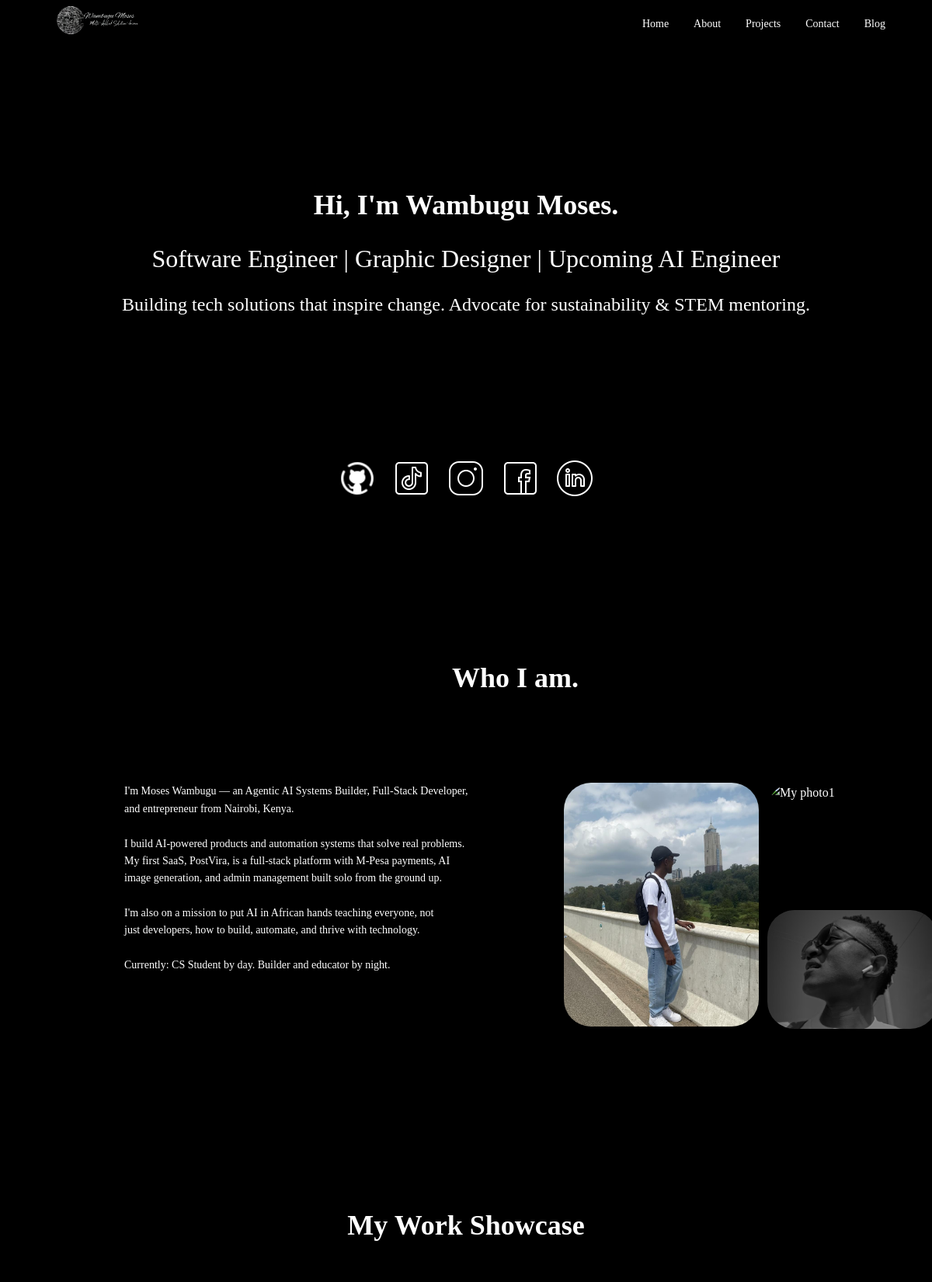
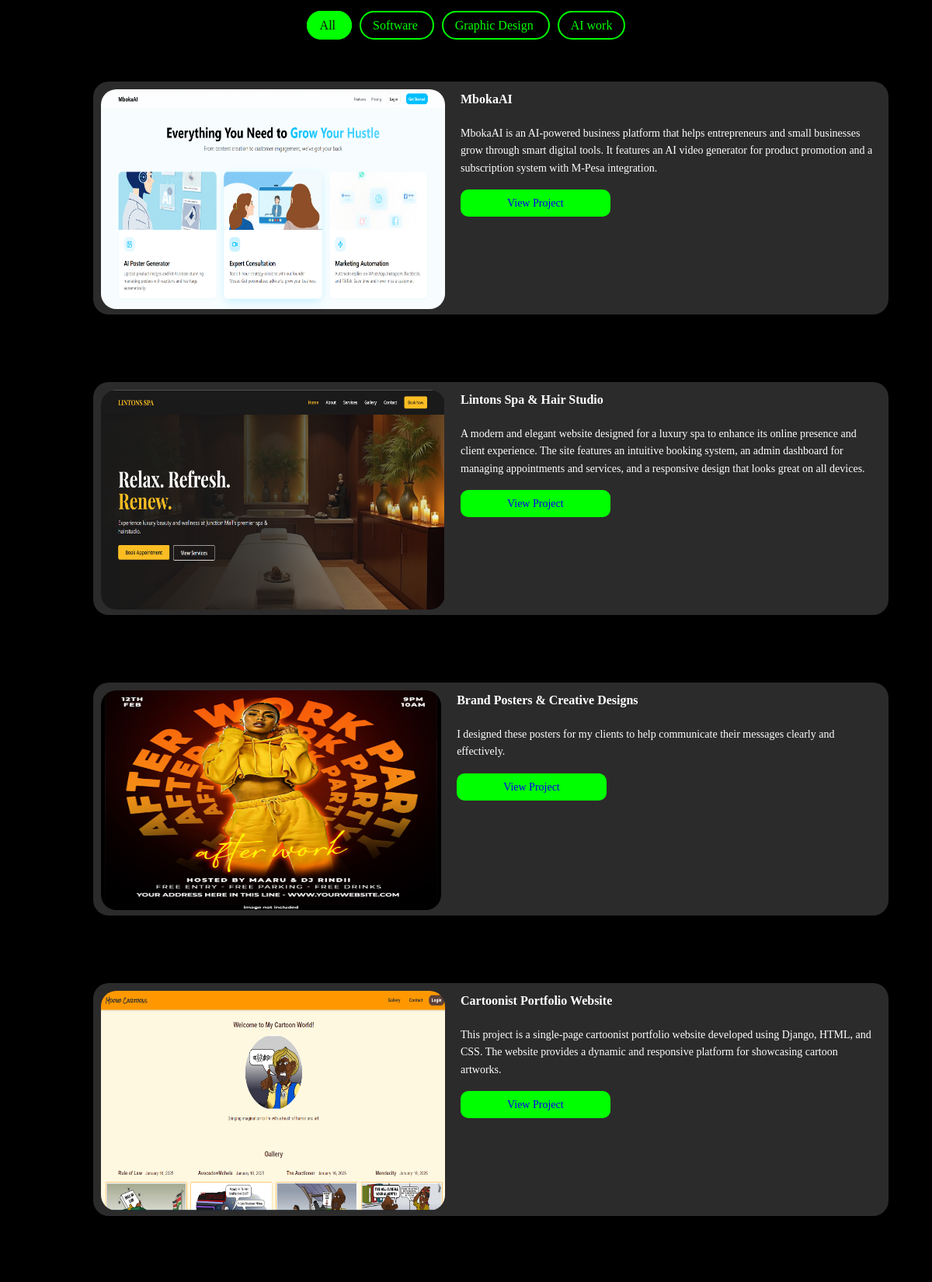
The page /portfolio/ (upper part) on the database its author committed (2 pictures, top to bottom).
### main/models.py (models this page shows, shortened)
class SiteProfile(models.Model):
    name = models.CharField(max_length=120, default="Wambugu Moses")
    headline = models.CharField(
        max_length=220,
        default="Software Engineer | Graphic Designer | Upcoming AI Engineer",
    )
    intro = models.TextField(
        default="Building tech solutions that inspire change. Advocate for sustainability & STEM mentoring."
    )
    about_title = models.CharField(max_length=120, default="Who I am.")
    about_text = models.TextField(
        default="I'm a versatile Software Developer, Graphic Designer, and aspiring AI Engineer. My journey blends creativity with technology, allowing me to design and build digital solutions that are functional and visually impactful."
    )
    github_url = models.URLField(blank=True, default="https://github.com/Polymathh")
    linkedin_url = models.URLField(blank=True, default="https://www.linkedin.com/in/wambugumoses/")
    tiktok_url = models.URLField(blank=True, default="https://www.tiktok.com/@wambugu_ai")
    instagram_url = models.URLField(blank=True)
    facebook_url = models.URLField(blank=True)
    whatsapp_url = models.URLField(blank=True, default="https://wa.me/+254704141329")
    phone = models.CharField(max_length=40, blank=True, default="+254704141329")
    email = models.EmailField(blank=True)
    updated_at = models.DateTimeField(auto_now=True)
    class Meta:
        verbose_name = "Site Profile"
        verbose_name_plural = "Site Profile"

class Project(models.Model):
    CATEGORY_CHOICES = [
        ('software', 'Software'),
        ('design', 'Graphic Design'),
        ('ai', 'AI work'),
    ]
    title = models.CharField(max_length=100)
    category = models.CharField(max_length=20, choices=CATEGORY_CHOICES)
    description = models.TextField()
    image = models.ImageField(upload_to='projects/')
    pdf = models.FileField(upload_to='projects/', blank=True, null=True)
    link = models.URLField(blank=True)
    display_order = models.PositiveIntegerField(default=100, help_text="Lower numbers appear first.")
    class Meta:
        ordering = ["display_order", "title"]

### main/views.py (the view, shortened to what this page needs)
# urls.py: path('portfolio/', views.portfolio_home, name='portfolio_home'),
def portfolio_home(request):
    categories = Project.CATEGORY_CHOICES
    selected_category = request.GET.get("category", "all")
    if selected_category == "all":
        projects = Project.objects.all()[:6]
    else:
        projects = Project.objects.filter(category=selected_category)
    form = ContactForm()
    featured_posts = BlogPost.objects.filter(status="published")[:3]
    return render(request, "home.html", {
        "categories": categories,
        "projects": projects,
        "form": form,
        "profile": get_site_profile(),
        "seo": get_seo_settings(),
        "featured_posts": featured_posts,
    })

### main/views.py (called while the page is built)
def get_site_profile():
    return SiteProfile.objects.first() or SiteProfile()

def get_seo_settings():
    return SEOSettings.objects.first() or SEOSettings()

### main/templates/home.html (shortened to what this page needs)
<!DOCTYPE html>
<html lang="en">
    <head>
        {% load static %}
        <link rel="stylesheet" href="{% static 'css/styles.css' %}">
    </head>
    <body>
         <nav>
            <div class="logo">
                <img src="{% static 'logo/wambugu.png' %}" alt="logo">
            </div>
            <ul id="nav-links">
                <li><a href="#home">Home</a></li>
                <li><a href="#about">About</a></li>
                <li><a href="#projects">Projects</a></li>
                <li><a href="#contact">Contact</a></li>
                <li><a href="{% url 'blog_list' %}">Blog</a></li>
            </ul>
         </nav>
          <section class="hero" id="home">
            <h1>Hi, I'm {{ profile.name }}.</h1>
            <p id="p1">{{ profile.headline }}<br></p>
            <p id="p2">{{ profile.intro }}</p>
            <div class="socials">
                {% if profile.github_url %}<a href="{{ profile.github_url }}" target="_blank"><img src="{% static 'logo/github.png' %}" alt="GitHub"></a>{% endif %}
                {% if profile.tiktok_url %}<a href="{{ profile.tiktok_url }}" target="_blank"><img src="{% static 'logo/tiktok.png' %}" alt="TikTok"></a>{% endif %}
                {% if profile.instagram_url %}<a href="{{ profile.instagram_url }}" target="_blank"><img src="{% static 'logo/instagram.png' %}" alt="Instagram"></a>{% endif %}
                {% if profile.facebook_url %}<a href="{{ profile.facebook_url }}" target="_blank"><img src="{% static 'logo/facebook.png' %}" alt="Facebook"></a>{% endif %}
                {% if profile.linkedin_url %}<a href="{{ profile.linkedin_url }}" target="_blank"><img src="{% static 'logo/linkedin.png' %}" alt="LinkedIn"></a>{% endif %}
            </div>
          </section>
           <section class="about" id="about">
            <h2>{{ profile.about_title }}</h2>
            <div class="text">
                <p>{{ profile.about_text|linebreaksbr }}</p>
            </div>
            <div class="images">
                <div class="left">
                <img src="{% static 'images/kim1.jpg' %}" alt="My photo1">
            </div>
            <div class="right">
                <img src="{% static 'images/kim.jpg' %}" alt="My photo1">
                <img src="{% static 'images/kim2.png' %}" alt="My photo1">
            </div>
            </div>
           </section>
            <section id="projects" class="projects">
                <h2>My Work Showcase</h2>
                <div class="project-nav">
                    <a href="?category=all#projects"
                    class="filter-btn {% if request.GET.category == 'all' or not request.GET.category %}active{% endif %}">
                    All
                    </a>
                    {% for key, label in categories %}
                    <a href="?category={{ key }}#projects"
                        class="filter-btn {% if request.GET.category == key %}active{% endif %}">
                        {{ label }}
                    </a>
                    {% endfor %}
                </div>
                <div class="project-grid">
                    {% for project in projects %}
                        <div class="project-card">
                            <img src="{{ project.image.url }}" alt="{{ project.title }} by Wambugu Moses">
                            <div>
                                <h3>{{ project.title }}</h3>
                                <p>{{ project.description }}</p>
                                <div class="project-actions">
                                    {% if project.link %}
                                        <a href="{{ project.link }}" class="btn" target="_blank">
                                            View Project
                                        </a>
                                    {% endif %}
                                    {% if project.pdf %}
                                        <a href="{{ project.pdf.url }}" class="btn btn-outline" target="_blank">
                                            View Project
                                        </a>
                                    {% endif %}
                                </div>
                            </div>
                        </div>
                    {% empty %}
                        <p>No projects added yet.</p>
                    {% endfor %}
                </div>
            </section>
    </body>
</html>

### main/static/css/styles.css (style rules this page uses)
* { margin:0; padding: 0; box-sizing: border-box; }
body { background-color: #000; font-family: "Poppins"; line-height: 1.6; color: #fff; }
h2 { font-size: 36px; font-weight: 600; text-align: center; }
nav { width: 100%; height:60px; padding: 1rem 5%; display: flex; justify-content: space-between; align-items: center; background: #000; position: sticky; top: 0; z-index: 100; }
nav .logo img { height: 132px; }
nav ul { list-style: none; display: flex; gap: 2rem; }
nav ul li a { text-decoration: none; color: #fff; font-weight: 400; font-size: 14px; transition: 0.3s; }
.hero { text-align: center; padding: 6rem 2rem; }
.hero h1 { font-size: 36px; padding-bottom: 14px; padding-top: 80px; font-weight: 600; }
#p1 { font-size: 32px; font-weight: 500; padding-bottom: 14px; }
#p2 { font-size: 24px; font-weight: 400; padding-bottom: 180px; }
.hero .socials { display: flex; justify-content: center; gap: 20px; }
.hero .socials img { width: 50px; transition: 0.3s; filter: brightness(0) invert(1); }
.about { padding: 5rem 10%; align-items: start; position: relative; display: grid; grid-template-columns: 1fr 1fr; gap:6px; padding-bottom: 140px; }
.about h2 { grid-column: 1 / -1; text-align: center; padding-top: 20px; padding-bottom: 100px; }
.about p { width: 520px; height:201px; margin: 0 2.5rem; text-align: left; font-size: 14px; font-weight: 400; }
.images { display: grid; grid-template-columns: max-content max-content; gap: 11px; }
.images img { animation: float 3s ease-in-out infinite; }
.left img { width: 251px; height: 314px; border-radius: 35px; object-fit: cover; }
.right { display: grid; grid-template-rows: 1fr 1fr; gap: 6px; }
.right img { width: 219px; height: 153px; border-radius: 35px; object-fit: cover; }
.projects { padding: 5rem 10%; text-align: center; }
.projects h2 { padding-bottom: 63px; }
.project-nav { margin: 0; padding-bottom: 40px; }
.project-nav a { background: transparent; border: 2px solid #0f0; color: #0f0; padding: 8px 15px; margin: 5px; border-radius: 20px; text-decoration: none; transition: 0.3s; }
.project-nav a.active, .project-nav a:hover { background: #0f0; color: #111; }
.project-grid { display: grid; grid-template-columns: 1fr; gap: 47px; }
.project-card { gap: 10px; display: flex; height: 300px; background: #2c2b2b; padding: 10px; border-radius: 20px; text-align: left; transition:0.3s; width: 1024px; height: 300px; margin: 20px auto; }
.project-card img { width: 443px; height: 283px; border-radius: 20px; }
.project-card h3 { font-size: 16px; font-weight: 600; margin-left: 10px; margin-bottom: 20px; }
.project-card p { font-size: 14px; font-weight: 400; margin-left: 10px; margin-bottom: 20px; }
.project-card a { text-decoration: none; margin-left: 10px; font-size: 14px; font-family: "Poppins"; font-weight: 400; }
.project-card .btn { background: #00FF00; width: 500px; height: 40px; padding: 10px 60px; border-radius: 10px; cursor: pointer; margin-top: auto; }
#nav-links { display: flex; gap: 2rem; }

### rows shown on the page
SiteProfile: name "Wambugu Moses", headline "Software Engineer | Graphic Designer | Upcoming AI Engineer", intro "Building tech solutions that inspire change. Advocate for sustainability & STEM mentoring.", about_title "Who I am.", about_text "I'm Moses Wambugu — an Agentic AI Systems Builder, Full-Stack Developer, and entrepreneur from Nairobi, Kenya. I build AI-powered products and automation systems that solve real problems. My first SaaS, PostVira, is a full-stack platform with M-Pesa payments, AI image generation, and admin management built solo from the ground up. I'm also on a mission to put AI in African hands teaching everyone, not just developers, how to build, automate, and thrive with technology. Currently: CS Student by day. Builder and educator by night."
Project: image (picture), title "MbokaAI", description "MbokaAI is an AI-powered business platform that helps entrepreneurs and small businesses grow through smart digital tools. It features an AI video generator for product promotion and a subscription system with M-Pesa integration."
Project: image (picture), title "Lintons Spa & Hair Studio", description "A modern and elegant website designed for a luxury spa to enhance its online presence and client experience. The site features an intuitive booking system, an admin dashboard for managing appointments and services, and a responsive design that looks great on all devices."
Project: image (picture), title "Brand Posters & Creative Designs", description "I designed these posters for my clients to help communicate their messages clearly and effectively."
Project: image (picture), title "Cartoonist Portfolio Website", description "This project is a single-page cartoonist portfolio website developed using Django, HTML, and CSS. The website provides a dynamic and responsive platform for showcasing cartoon artworks."

### other values the page prints
{{ label }} "Software" "Graphic Design" "AI work"
